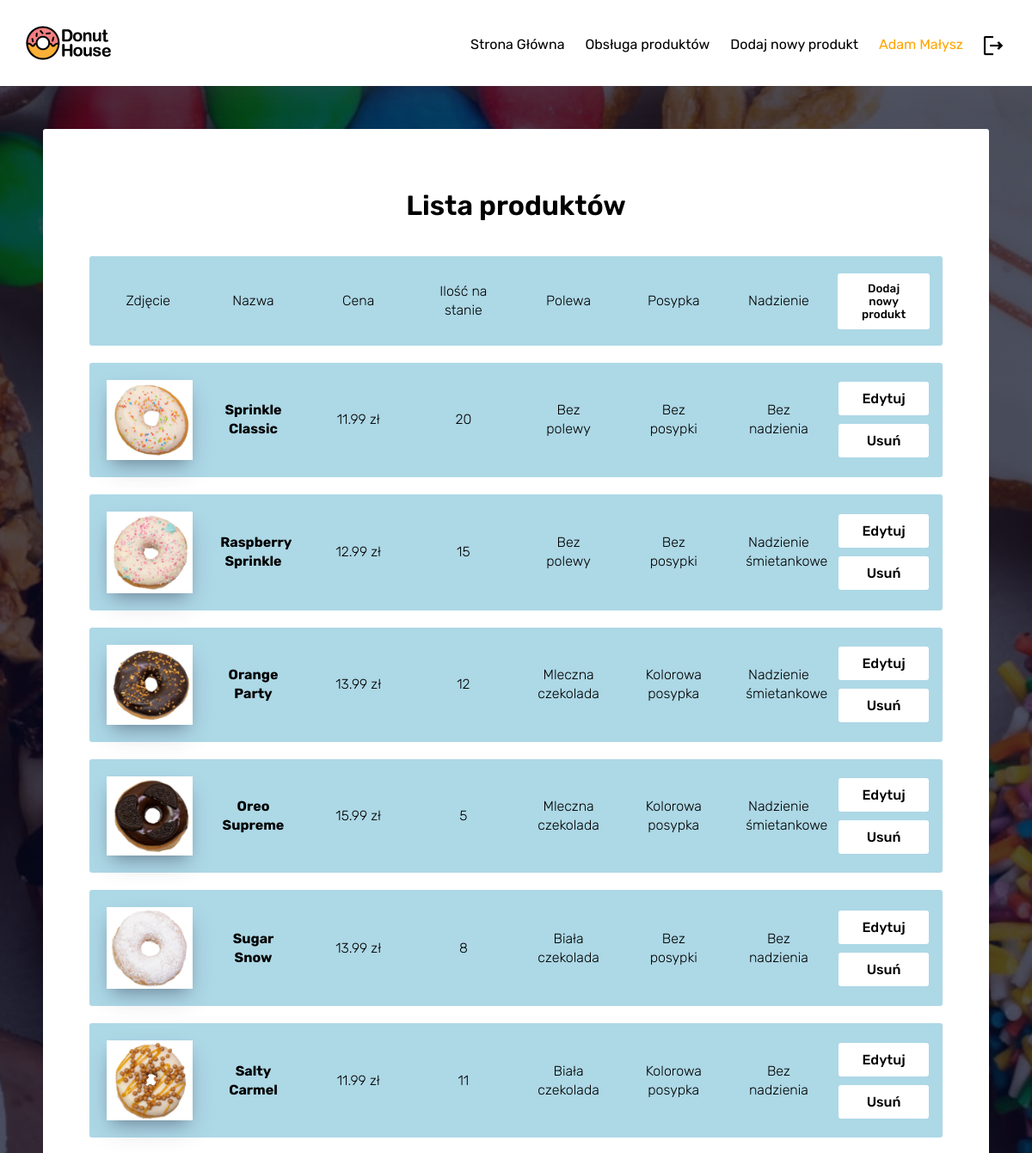
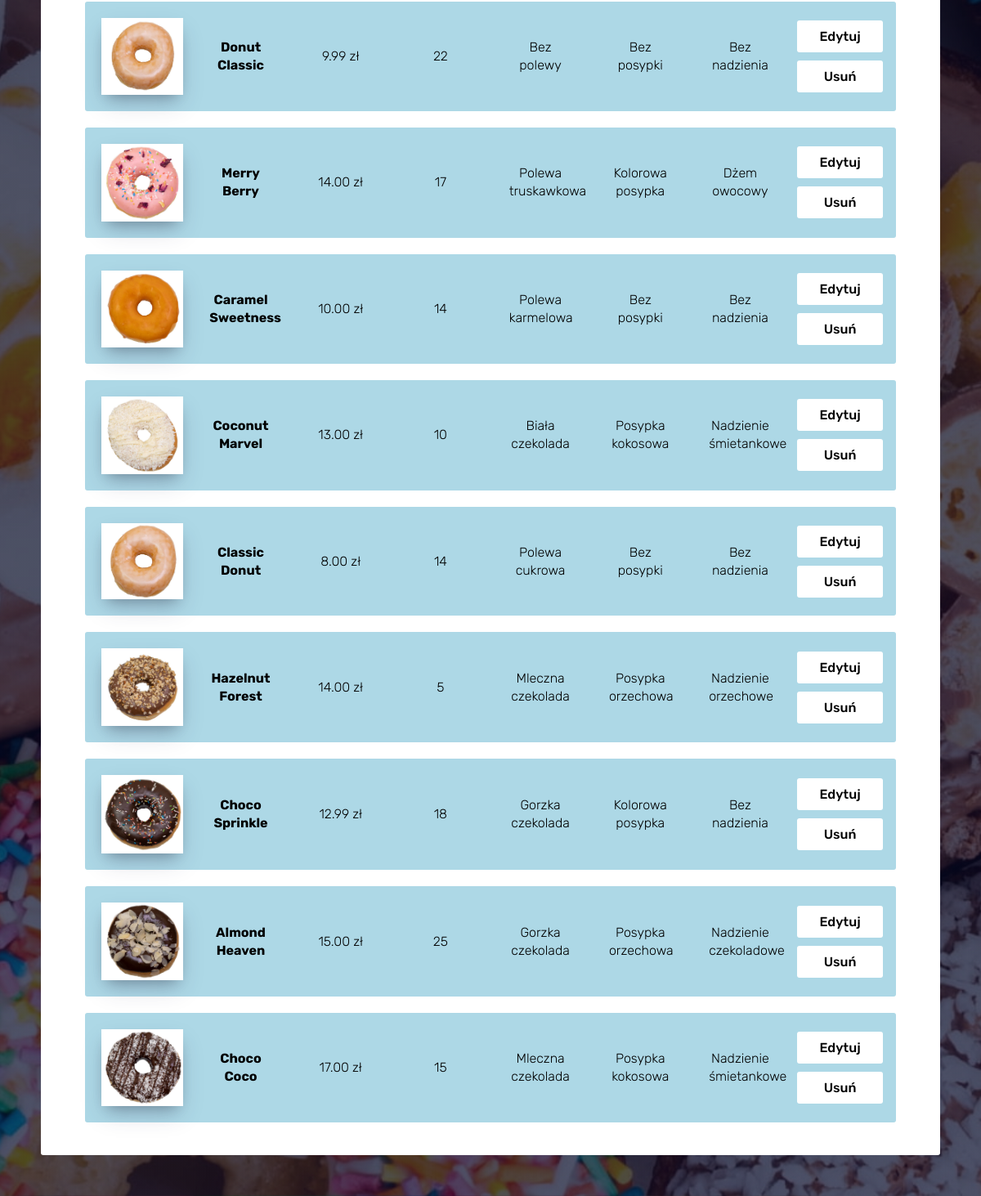
Screenshot of /Bakery/employeeportal.php (signed in) with the database file from the repository (2 pictures, top to bottom).
### tables this page shows
CREATE TABLE `product` (
  `ProductID` int(11) NOT NULL,
  `Name` varchar(40) NOT NULL,
  `Price` decimal(5,2) NOT NULL,
  `AmountOnStock` int(11) NOT NULL,
  `Glaze` int(2) DEFAULT NULL,
  `Sprinkle` int(2) DEFAULT NULL,
  `Filling` int(2) DEFAULT NULL,
  `ImageID` varchar(50) DEFAULT NULL,
  `Hashtag` varchar(40) DEFAULT NULL
);

### Bakery/employeeportal.php (the view, shortened to what this page needs)
<html>
  <head>
    <link rel="stylesheet" href="style.css">
</head>
  <body>
    <section class="header">
      <nav>
        <a href="index.php"><img src="icons/DonutHouseLogo.png" alt="Donut House Logo"></a>
        <div class="nav-links" id="navLinks">
        <ul>
        <li><a class="menu-link" href="index.php">Strona Główna</a></li>
        <li><a class="menu-link" href="employeeportal.php">Obsługa produktów</a></li>
        <li><a class="menu-link" href="employeeportal_addproduct.php">Dodaj nowy produkt</a></li>
        <li class="username"><?=$_SESSION["EmployeeName"]?></li>
        </ul>
        </div>
        <a href="clearsession.php"><img class="image-logout" src="icons/logoutIcon.png" alt="Wyloguj się"></a>
      </nav>
    </section>
      <section class="portal-main">
        <div class="options-menu">
          <h2>Lista produktów</h2>
          <ul>
            <li>
              <div class="column">
                <p>Zdjęcie</p>
              </div>
              <div class="column">
                <p>Nazwa</p>
              </div>
              <div class="column">
                <p>Cena</p>
              </div>
              <div class="column">
                <p>Ilość na stanie</p>
              </div>
              <div class="column">
                <p>Polewa</p>
              </div>
              <div class="column">
                <p>Posypka</p>
              </div>
              <div class="column">
                <p>Nadzienie</p>
              </div>
              <div class="column">
                  <a href="employeeportal_addproduct.php"><button class="add-list-button" type="button" name="button">Dodaj nowy produkt</button></a>
              </div>
            </li>
              <?php
              global $serwer;
              $zapytanie = "select product.ImageID, product.Name, product.Price, product.AmountOnStock, glaze.Name, sprinkle.Name, filling.Name, product.Hashtag, product.ProductID from product,sprinkle,filling,glaze where sprinkle.SprinkleID=Sprinkle && filling.FillingID=Filling && glaze.GlazeID=Glaze group by ProductID";
              	$wynik = mysqli_query($serwer, $zapytanie);
              	while($wiersz = mysqli_fetch_row($wynik))
                {
                  echo'
                  <li>
                 <div class="column">
                   <img src="icons/'.$wiersz[0].'" alt="'.$wiersz[7].'">
                 </div>
                 <div class="column">
                   <p><b>'.$wiersz[1].'</b></p>
                 </div>
                 <div class="column">
                 <p>'.$wiersz[2].' zł</p>
                 </div>
                 <div class="column">
                 <p>'.$wiersz[3].'</p>
                 </div>
                 <div class="column">
                 <p>'.$wiersz[4].'</p>
                 </div>
                 <div class="column">
                 <p>'.$wiersz[5].'</p>
                 </div>
                 <div class="column">
                 <p>'.$wiersz[6].'</p>
                 </div>
                 <div class="column">
                   <div class="buttons-list">
                   <a class="links-ids" href="employeeportal_editproduct.php?id='.$wiersz[8].'">Edytuj</a>
                   <a class="links-ids" href="deleteprocess.php?id='.$wiersz[8].'">Usuń</a>
                   </div>
                 </div>
               </li>
                  ';
              	}
               ?>
          </ul>
        </div>
    </section>
  </body>
</html>

### Bakery/style.css (style rules this page uses)
* { margin: 0px; padding: 0px; font-family: 'Rubik', sans-serif; }
p { color: gray; font-size: 14px; font-weight: 300; line-height: 22px; padding: 10px; }
h2 { text-align: center; font-weight: 600; margin: 15px; }
.header { width: 100%; top: 0; position: sticky; z-index: 99999; box-shadow: rgba(100, 100, 111, 0.2) 0px 7px 29px 0px; }
nav { display: flex; justify-content: space-between; align-items: center; color: black; height: 80px; padding: 10px 20px; background: white; }
nav img { width: 100px; margin: 10px; }
.nav-links { flex: 1; text-align: right; margin-top: 5px; }
.nav-links ul li { list-style: none; display: inline-block; padding: 10px; position: relative; }
.nav-links ul li a { color: black; text-decoration: none; font-size: 16px; }
.menu-link::after { content: ''; width: 0%; height: 2px; background: #F9B138; display: block; margin: auto; transition: 0.3s; }
.image-logout { width: auto; height: 30px; margin-bottom: 5px; }
.portal-main { width: 100%; min-height: 200vh; background-image: linear-gradient(rgba(4,9,30,0.7),rgba(4,9,39,0.7)),url(icons/donuts4.jpg); background-position: center; background-size: cover; position: relative; color: black; text-align: center; display: flex; justify-content: center; align-items: center; }
.options-menu { background: white; border-radius: 3px; width: 90%; height: auto; display: flex; flex-direction: column; padding: 30px 10px; margin: 50px 0px; }
.options-menu h2 { margin-top: 40px; margin-bottom: 30px; font-size: 32px; }
.options-menu img { height: auto; width: 100px; margin: 10px; box-shadow: rgba(50, 50, 93, 0.25) 0px 13px 27px -5px, rgba(0, 0, 0, 0.3) 0px 8px 16px -8px; }
.options-menu ul { display: flex; flex-direction: column; align-items: center; }
.options-menu ul li { display: flex; flex-direction: row; align-items: center; background: lightblue; margin: 10px; padding: 10px; border-radius: 3px; justify-content: space-between; width: 90%; }
.options-menu ul li p { margin: 10px; color: black; font-size: 16px; }
.column { width: 12%; }
.add-list-button { border: none; padding: 10px 20px; background: white; color: black; border-radius: 3px; margin: 5px; font-weight: 500; cursor: pointer; transition: 0.1s all ease-out; }
.username { color: orange; }
.buttons-list { display: flex; flex-direction: column; height: 100%; width: 100%; align-items: center; justify-content: center; }
.links-ids { text-decoration: none; background: white; color: black; border-radius: 3px; margin: 5px; font-weight: 500; width: 90%; font-size: 16px; cursor: pointer; text-align: center; padding: 10px 0; transition: 0.1s all ease-out; }

### rows the page displays
product: ImageID (picture), Name "Sprinkle Classic", Price "11.99", AmountOnStock "20", wiersz "Bez polewy", wiersz "Bez posypki", wiersz "Bez nadzienia"
product: ImageID (picture), Name "Raspberry Sprinkle", Price "12.99", AmountOnStock "15", wiersz "Bez polewy", wiersz "Bez posypki", wiersz "Nadzienie śmietankowe"
product: ImageID (picture), Name "Orange Party", Price "13.99", AmountOnStock "12", wiersz "Mleczna czekolada", wiersz "Kolorowa posypka", wiersz "Nadzienie śmietankowe"
product: ImageID (picture), Name "Oreo Supreme", Price "15.99", AmountOnStock "5", wiersz "Mleczna czekolada", wiersz "Kolorowa posypka", wiersz "Nadzienie śmietankowe"
product: ImageID (picture), Name "Sugar Snow", Price "13.99", AmountOnStock "8", wiersz "Biała czekolada", wiersz "Bez posypki", wiersz "Bez nadzienia"
product: ImageID (picture), Name "Salty Carmel", Price "11.99", AmountOnStock "11", wiersz "Biała czekolada", wiersz "Kolorowa posypka", wiersz "Bez nadzienia"
product: ImageID (picture), Name "Donut Classic", Price "9.99", AmountOnStock "22", wiersz "Bez polewy", wiersz "Bez posypki", wiersz "Bez nadzienia"
product: ImageID+Hashtag (picture), Name "Merry Berry", Price "14.00", AmountOnStock "17", wiersz "Polewa truskawkowa", wiersz "Kolorowa posypka", wiersz "Dżem owocowy"
product: ImageID+Hashtag (picture), Name "Caramel Sweetness", Price "10.00", AmountOnStock "14", wiersz "Polewa karmelowa", wiersz "Bez posypki", wiersz "Bez nadzienia"
product: ImageID+Hashtag (picture), Name "Coconut Marvel", Price "13.00", AmountOnStock "10", wiersz "Biała czekolada", wiersz "Posypka kokosowa", wiersz "Nadzienie śmietankowe"
product: ImageID+Hashtag (picture), Name "Classic Donut", Price "8.00", AmountOnStock "14", wiersz "Polewa cukrowa", wiersz "Bez posypki", wiersz "Bez nadzienia"
product: ImageID+Hashtag (picture), Name "Hazelnut Forest", Price "14.00", AmountOnStock "5", wiersz "Mleczna czekolada", wiersz "Posypka orzechowa", wiersz "Nadzienie orzechowe"
product: ImageID+Hashtag (picture), Name "Choco Sprinkle", Price "12.99", AmountOnStock "18", wiersz "Gorzka czekolada", wiersz "Kolorowa posypka", wiersz "Bez nadzienia"
product: ImageID+Hashtag (picture), Name "Almond Heaven", Price "15.00", AmountOnStock "25", wiersz "Gorzka czekolada", wiersz "Posypka orzechowa", wiersz "Nadzienie czekoladowe"
product: ImageID+Hashtag (picture), Name "Choco Coco", Price "17.00", AmountOnStock "15", wiersz "Mleczna czekolada", wiersz "Posypka kokosowa", wiersz "Nadzienie śmietankowe"

### other values shown
$_SESSION["EmployeeName"] "Adam Małysz"
